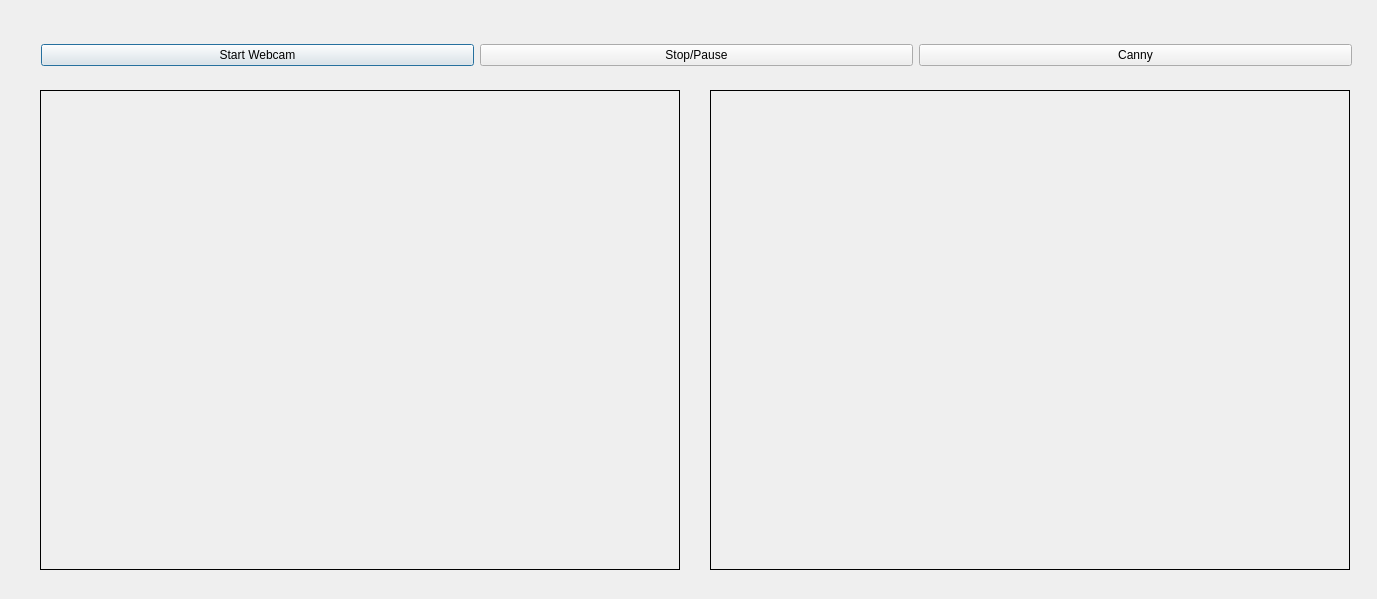
<?xml version="1.0" encoding="UTF-8"?>
<ui version="4.0">
 <class>Dialog</class>
 <widget class="QDialog" name="Dialog">
  <property name="geometry">
   <rect>
    <x>0</x>
    <y>0</y>
    <width>1377</width>
    <height>599</height>
   </rect>
  </property>
  <property name="windowTitle">
   <string>Dialog</string>
  </property>
  <widget class="QLabel" name="imgLabel">
   <property name="geometry">
    <rect>
     <x>40</x>
     <y>90</y>
     <width>640</width>
     <height>480</height>
    </rect>
   </property>
   <property name="frameShape">
    <enum>QFrame::Box</enum>
   </property>
   <property name="text">
    <string/>
   </property>
  </widget>
  <widget class="QLabel" name="processedLabel">
   <property name="geometry">
    <rect>
     <x>710</x>
     <y>90</y>
     <width>640</width>
     <height>480</height>
    </rect>
   </property>
   <property name="frameShape">
    <enum>QFrame::Box</enum>
   </property>
   <property name="text">
    <string/>
   </property>
  </widget>
  <widget class="QWidget" name="">
   <property name="geometry">
    <rect>
     <x>41</x>
     <y>40</y>
     <width>1311</width>
     <height>30</height>
    </rect>
   </property>
   <layout class="QHBoxLayout" name="horizontalLayout">
    <item>
     <widget class="QPushButton" name="startButton">
      <property name="text">
       <string>Start Webcam</string>
      </property>
     </widget>
    </item>
    <item>
     <widget class="QPushButton" name="stopButton">
      <property name="text">
       <string>Stop/Pause</string>
      </property>
     </widget>
    </item>
    <item>
     <widget class="QPushButton" name="cannyButton">
      <property name="text">
       <string>Canny</string>
      </property>
     </widget>
    </item>
   </layout>
  </widget>
 </widget>
 <resources/>
 <connections/>
</ui>
